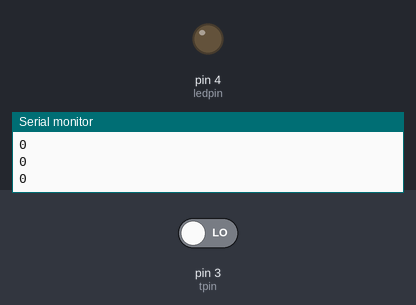
The sketch below on a simulated Arduino Uno, built with avr-gcc and run on an emulated ATmega328P. On the bench: output pins drawn as LEDs (lit = HIGH), the last lines printed to the serial monitor. The test bench sets the inputs (shaded band); at power-on: pin 3 (tpin) LOW.

Above: at 1.2 s.
1.3 s: pin 3 (tpin) driven HIGH
At 2.0 s:
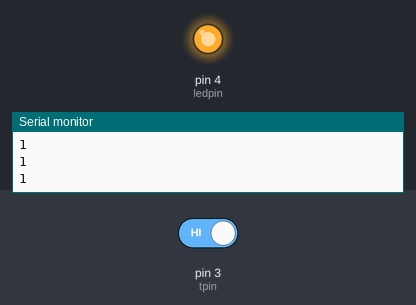
2.9 s: pin 3 (tpin) driven LOW
At 3.3 s:
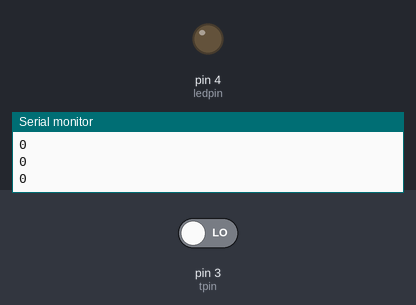
Timing chart, 0 to 5.9 s (numbered marks = the images above; inputs shaded):
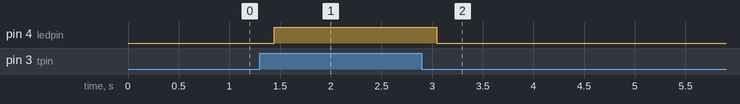

Measured:
- after the input at 1.3 s, pin 4 (ledpin): LOW → HIGH after 0.14 s
- after the input at 2.9 s, pin 4 (ledpin): HIGH → LOW after 0.14 s

The sketch:

TILTsensor.ino
```cpp
int tpin=3;//sensor pin connected to pin no.3
int ledpin=4;//led pin
void setup() {

pinMode(tpin,INPUT);
pinMode(ledpin,OUTPUT);
Serial.begin(9600);
}

void loop() {

int tilt=digitalRead(tpin);
Serial.println(tilt);
delay(80);

if(tilt==1){
  digitalWrite(ledpin,HIGH);
  }
  else{
    digitalWrite(ledpin,LOW);
  }
}
```
